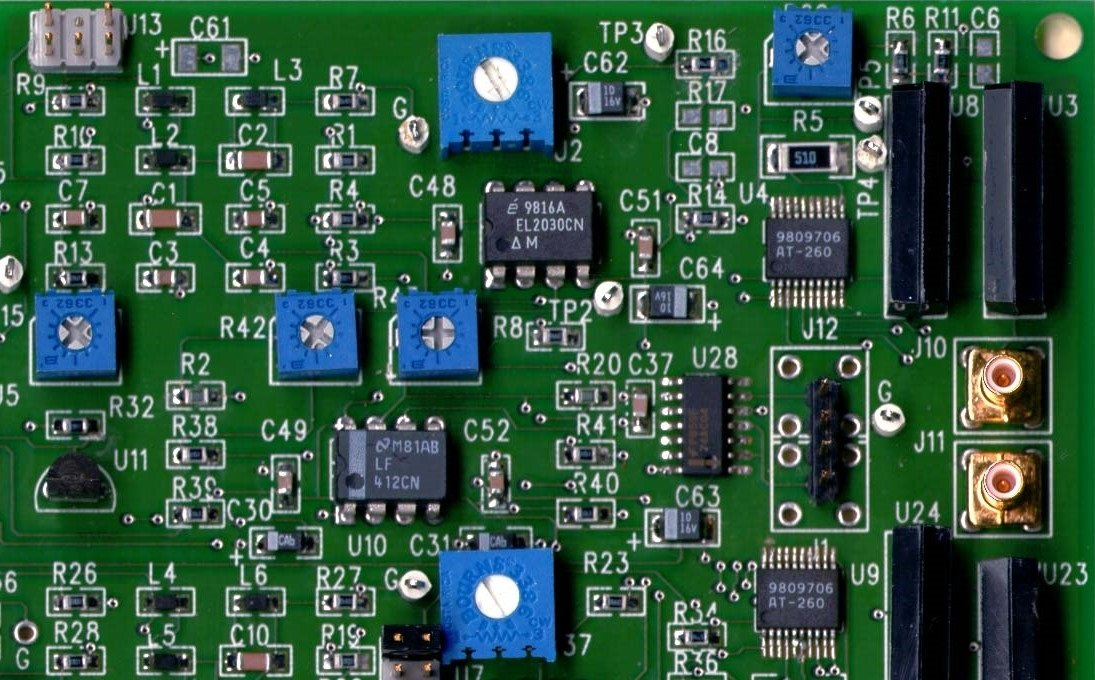
//> input picture data/source.jpg, 1095 x 680 px
$ ./test   (built with g++ and OpenCV 4)
//> lines starting //> are read from the running program, lines starting //| are printed output that depends on the picture
#include "mycv.hpp"

#include <string>
#include <iostream>

#include "spdlog/logger.h"
#include "spdlog/spdlog.h"
#include "spdlog/sinks/basic_file_sink.h"

#include "mycv.hpp"

#include "threshold.h"

#include "utils.h"

// [129 lines left out: functions test_CalMeanVarSpeed, test_error_code, test_integralImage, not called in this run]

void test_NCC_speed()
{
    const int TIMES = 10;
    constexpr int pyramid_level = 4;
    std::string src_path = "H:/myProjects/work/mycv-master/mycv-master/data/source.jpg";
    std::string target_path = "H:/myProjects/work/mycv-master/mycv-master/data/target.jpg";
    std::string log_path = "ncc_speed.txt";
    cv::Mat source, target, result,src,tar;
    src = cv::imread(src_path, cv::IMREAD_GRAYSCALE);
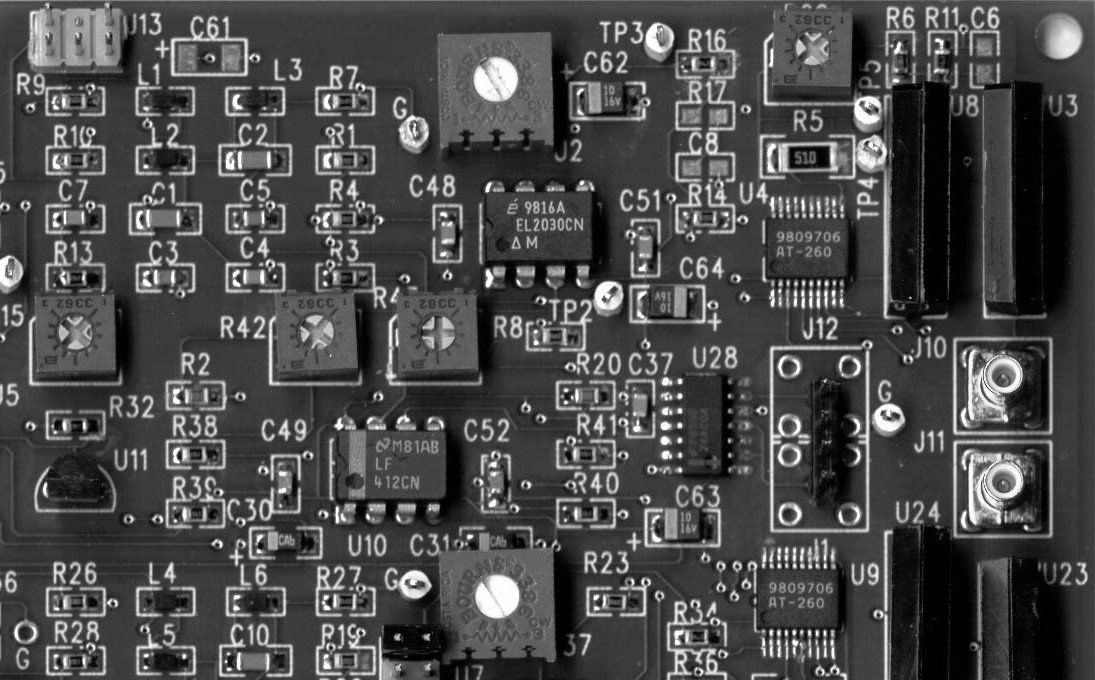
//> src: 680 rows x 1095 cols, CV_8UC1; min 0, max 255, mean 75
    tar = cv::imread(target_path, cv::IMREAD_GRAYSCALE);
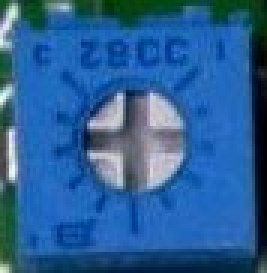
//> input picture data/target.jpg, 89 x 91 px (shown 3 times larger)
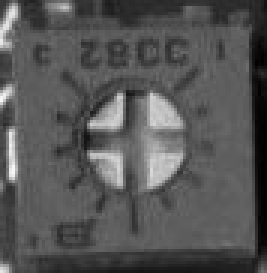
//> tar: 91 rows x 89 cols, CV_8UC1 (shown 3 times larger); min 0, max 246, mean 85.8
    source = src;
    target = tar;
    std::chrono::steady_clock::time_point start_time,end_time;
    double myncc_runtime = 0, opencv_runtime = 0;

    float x, y, score;

//> (the run ends here: the program needs code that is not available in this run, at `auto logger = spdlog::basic_logger_mt("NCC", log_path);`)
